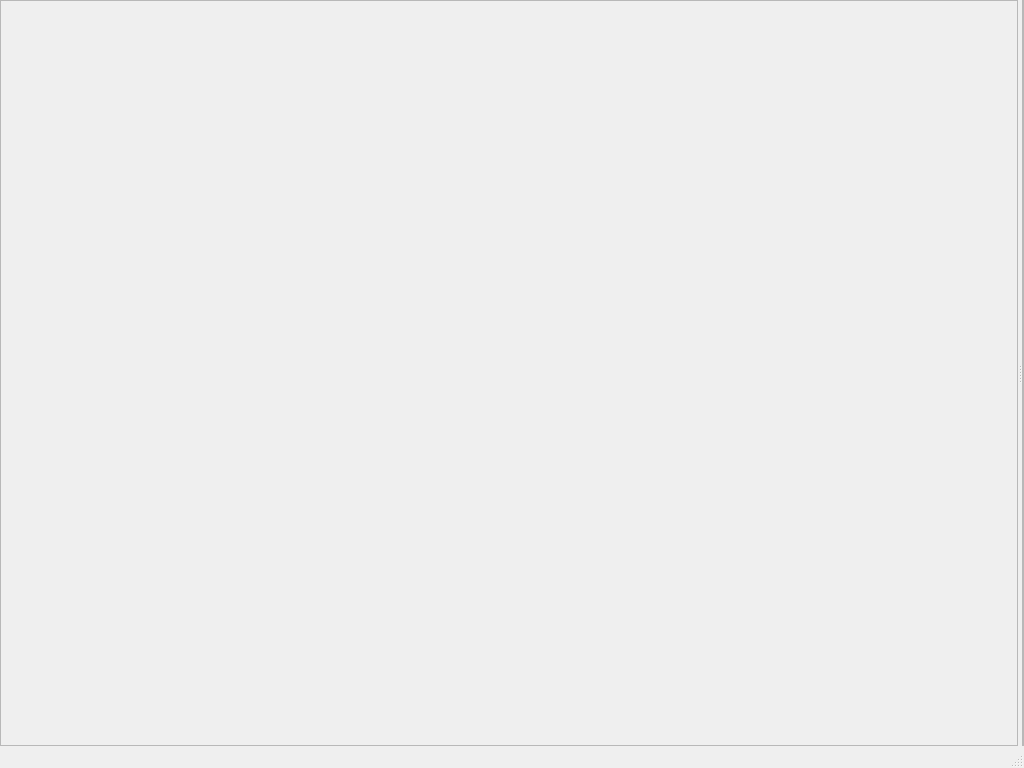
<?xml version="1.0" encoding="UTF-8"?>
<ui version="4.0">
 <class>MainWindow</class>
 <widget class="QMainWindow" name="MainWindow">
  <property name="geometry">
   <rect>
    <x>0</x>
    <y>0</y>
    <width>1024</width>
    <height>768</height>
   </rect>
  </property>
  <property name="baseSize">
   <size>
    <width>1024</width>
    <height>768</height>
   </size>
  </property>
  <property name="windowTitle">
   <string>Word Game</string>
  </property>
  <widget class="QWidget" name="centralwidget">
   <layout class="QGridLayout" name="gridLayout_3">
    <property name="leftMargin">
     <number>0</number>
    </property>
    <property name="topMargin">
     <number>0</number>
    </property>
    <property name="rightMargin">
     <number>0</number>
    </property>
    <property name="bottomMargin">
     <number>0</number>
    </property>
    <item row="0" column="0">
     <widget class="QSplitter" name="splitter">
      <property name="orientation">
       <enum>Qt::Horizontal</enum>
      </property>
      <widget class="QFrame" name="graphicsFrame">
       <property name="sizePolicy">
        <sizepolicy hsizetype="Preferred" vsizetype="Preferred">
         <horstretch>1</horstretch>
         <verstretch>0</verstretch>
        </sizepolicy>
       </property>
       <property name="frameShape">
        <enum>QFrame::StyledPanel</enum>
       </property>
       <property name="frameShadow">
        <enum>QFrame::Raised</enum>
       </property>
       <layout class="QGridLayout" name="gridLayout">
        <property name="leftMargin">
         <number>0</number>
        </property>
        <property name="topMargin">
         <number>0</number>
        </property>
        <property name="rightMargin">
         <number>0</number>
        </property>
        <property name="bottomMargin">
         <number>0</number>
        </property>
        <property name="spacing">
         <number>0</number>
        </property>
       </layout>
      </widget>
      <widget class="QFrame" name="toolsFrame">
       <property name="sizePolicy">
        <sizepolicy hsizetype="Preferred" vsizetype="Preferred">
         <horstretch>0</horstretch>
         <verstretch>0</verstretch>
        </sizepolicy>
       </property>
       <property name="frameShape">
        <enum>QFrame::StyledPanel</enum>
       </property>
       <property name="frameShadow">
        <enum>QFrame::Raised</enum>
       </property>
       <layout class="QGridLayout" name="gridLayout_2">
        <property name="leftMargin">
         <number>0</number>
        </property>
        <property name="topMargin">
         <number>0</number>
        </property>
        <property name="rightMargin">
         <number>0</number>
        </property>
        <property name="bottomMargin">
         <number>0</number>
        </property>
        <property name="spacing">
         <number>0</number>
        </property>
       </layout>
      </widget>
     </widget>
    </item>
   </layout>
  </widget>
  <widget class="QMenuBar" name="menubar">
   <property name="geometry">
    <rect>
     <x>0</x>
     <y>0</y>
     <width>1024</width>
     <height>47</height>
    </rect>
   </property>
  </widget>
  <widget class="QStatusBar" name="statusbar"/>
 </widget>
 <resources/>
 <connections/>
</ui>
